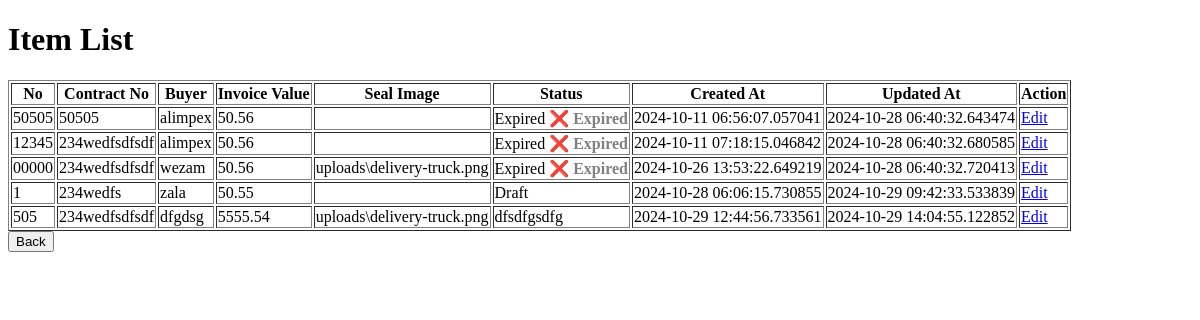
The page /list_items on the database as committed earlier.
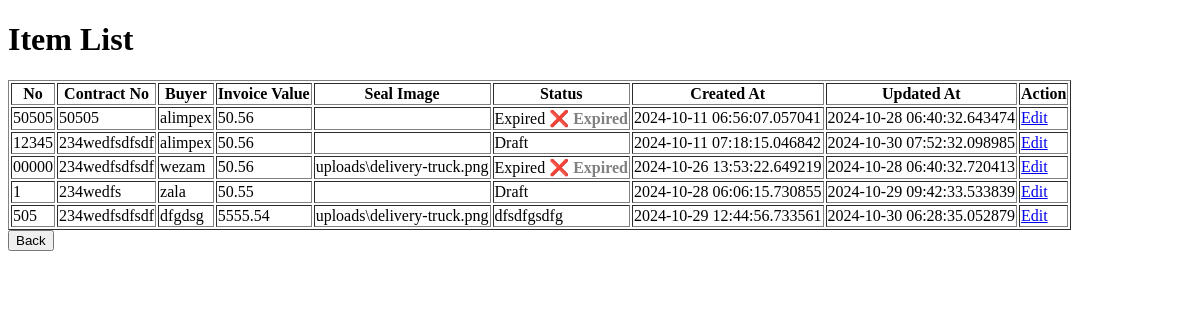
The same page on the database as committed later.
### app.py (models this page shows, shortened)
class FormData(db.Model):
    id = db.Column(db.Integer, primary_key=True)
    no = db.Column(db.String(100), nullable=False)
    contract_no = db.Column(db.String(100), nullable=False)
    cert_no = db.Column(db.String(100), nullable=False)
    grade = db.Column(db.String(100), nullable=False)
    buyer = db.Column(db.String(100), nullable=False)
    invoice_value = db.Column(db.Float, nullable=False)
    payment_term = db.Column(db.String(50), nullable=False)
    seal_image = db.Column(db.String(200), nullable=True)
    undertaking_image = db.Column(db.String(200), nullable=True)
    documentary_credit = db.Column(db.String(200), nullable=True)
    bags = db.Column(db.String(200), nullable=True)
    mts = db.Column(db.String(200), nullable=True)
    fcl = db.Column(db.String(200), nullable=True)
    clu_inspected_date = db.Column(db.String(200), nullable=True)
    clu_result = db.Column(db.String(200), nullable=True)
    destination = db.Column(db.String(200), nullable=True)
    permit_number = db.Column(db.String(200), nullable=True)
    lpco_number = db.Column(db.String(200), nullable=True)
    shipping_line = db.Column(db.String(200), nullable=True)
    pss_sample_date = db.Column(db.String(100), nullable=False)
    pss_sample_result_date = db.Column(db.String(100), nullable=False)
    pss_result = db.Column(db.String(50), nullable=False)
    pss_comment = db.Column(db.Text, nullable=True)
    booking_number = db.Column(db.String(100), nullable=False)
    booking_confirmation_image = db.Column(db.String(200), nullable=True)
    container_number = db.Column(db.String(100), nullable=False)
    container_image = db.Column(db.String(200), nullable=True)
    seal_number = db.Column(db.String(100), nullable=False)
    date_loaded_from_wh = db.Column(db.String(100), nullable=False)
    transitor_name = db.Column(db.String(100), nullable=False)
    transitor_operation_number = db.Column(db.String(100), nullable=False)
    insurance_company = db.Column(db.String(100), nullable=False)
    insurance_amount = db.Column(db.Float, nullable=False)
    truck_or_train_plate_number = db.Column(db.String(100), nullable=False)
    driver_phone_number = db.Column(db.String(100), nullable=False)
    djibouti_forwarder = db.Column(db.String(100), nullable=False)
    djibouti_forwarder_contact = db.Column(db.String(100), nullable=False)
    vessel_date = db.Column(db.String(100), nullable=False)
    vessel_name = db.Column(db.String(100), nullable=False)
    bill_no = db.Column(db.String(100), nullable=False)
    date_received_obl = db.Column(db.String(100), nullable=False)
    date_docs_sent_to_bank = db.Column(db.String(100), nullable=False)
    docs_awb_number = db.Column(db.String(100), nullable=False)
    date_credit_advice_received = db.Column(db.String(100), nullable=False)
    payment_status = db.Column(db.String(100), nullable=False)
    amount_settled = db.Column(db.Float, nullable=False)
    bank = db.Column(db.String(100), nullable=False)
    ecd_number = db.Column(db.String(100), nullable=False)
    status = db.Column(db.String(100), nullable=False, default='Draft')  # Status starts as Draft
    remark = db.Column(db.String(100), nullable=False)
    railway_bill_image = db.Column(db.String(200), nullable=True)
    payment_receipt_image = db.Column(db.String(200), nullable=True)
    trackway_bill_image = db.Column(db.String(200), nullable=True)
    nb_contract_image = db.Column(db.String(200), nullable=True)
    commercial_invoice_image = db.Column(db.String(200), nullable=True)
    pl_image = db.Column(db.String(200), nullable=True)
    vgm_image = db.Column(db.String(200), nullable=True)
    payment_recieptt_image = db.Column(db.String(200), nullable=True)
    created_at = db.Column(db.DateTime, default=datetime.utcnow)  # Track when form is created
    updated_at = db.Column(db.DateTime, onupdate=datetime.utcnow)  # Track when form is updated

### app.py (the view)
@app.route('/list_items', methods=['GET'])
def list_items():
    items = FormData.query.all()  # Assuming FormData contains all your item details
    return render_template('list.html', items=items)

### templates/list.html (shortened to what this page needs)
<!DOCTYPE html>
<html lang="en">
<head>
</head>
<body>
<h1>Item List</h1>
<table border="1">
    <thead>
        <tr>
            <th>No</th>
            <th>Contract No</th>
            <th>Buyer</th>
            <th>Invoice Value</th>
            <th>Seal Image</th>
            <th>Status</th>
            <th>Created At</th>
            <th>Updated At</th>
            <th>Action</th>
        </tr>
    </thead>
    <tbody>
        {% for item in items %}
        <tr>
            <td onclick="toggleHistory('{{ item.form_data_id }}')" style="cursor:pointer;">{{ item.no }}</td>
            <td>{{ item.contract_no }}</td>
            <td>{{ item.buyer }}</td>
            <td>{{ item.invoice_value }}</td>
            <td>{{ item.seal_image }}</td>
            <td>
                {{ item.status }}
                {% if item.status == 'Expiring Soon' %}
                    <span class="expiring-soon" title="This form is close to expiring!">⚠️ Expiring Soon</span>
                {% elif item.status == 'Expired' %}
                    <span class="expired" title="This form has expired!">❌ Expired</span>
                {% endif %}
            </td>
            <td>{{ item.created_at }}</td>
            <td>{{ item.updated_at }}</td>
            <td><a href="{{ url_for('edit_item', contract_no=item.contract_no) }}">Edit</a></td>
        </tr>
        {% endfor %}
    </tbody>
</table>
<button type="button" onClick="window.location.href='/'">Back</button>
</body>
</html>

### templates/list.html (style rules this page uses)
.expired { color: gray; font-weight: bold; }

Rows that differ between the two databases and show on the page:
changed FormData (number 2 of 5 on the later page): status "Expired" → "Draft"; updated_at "2024-10-28 06:40:32.680585" → "2024-10-30 07:52:32.098985"; no longer shows "❌ Expired"
changed FormData "dfgdsg": updated_at "2024-10-29 14:04:55.122852" → "2024-10-30 06:28:35.052879"
